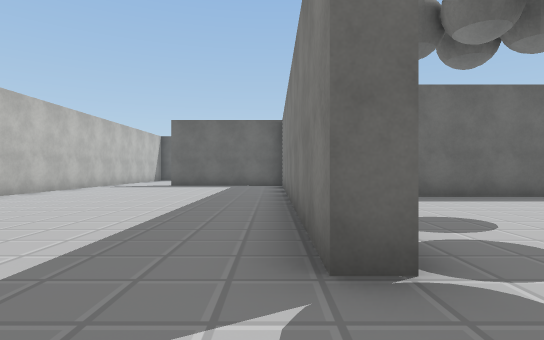
view 1 (above)

19 first-person views from a walk through a 3-D level made in the Unity game engine. The camera is 1.2 m above the floor, looks level and sees 80° across. The floor is counted in squares, 2 m on a side. Each view is taken from the middle of a square. On the plan, view 1 faces up. The plan holds only what a view shows up to about 10 squares ahead; the rest is blank. The player is left out. Some surface patterns are stand-ins.

view 2
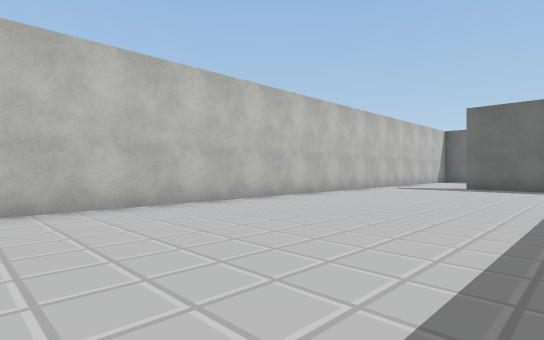

view 3
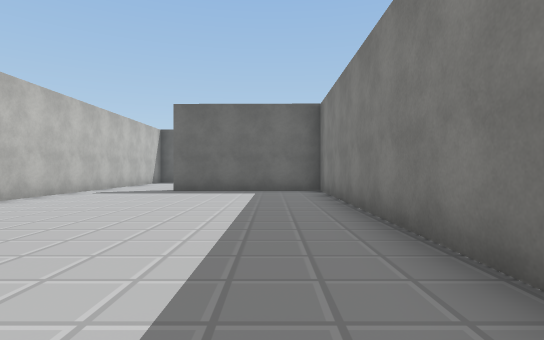

view 4
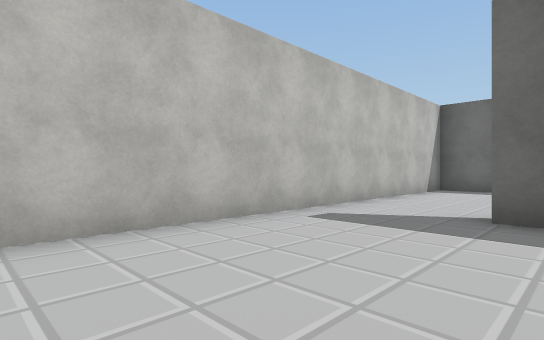

view 5
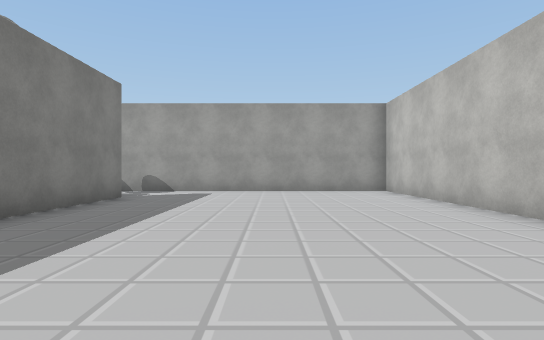

view 6
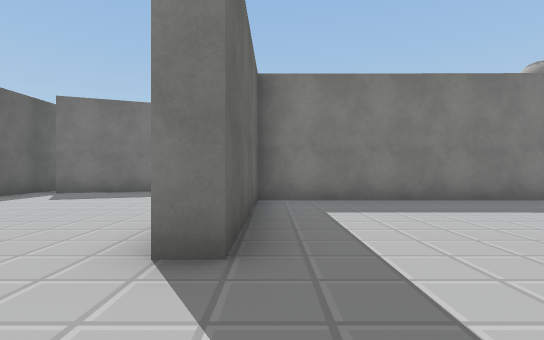

view 7
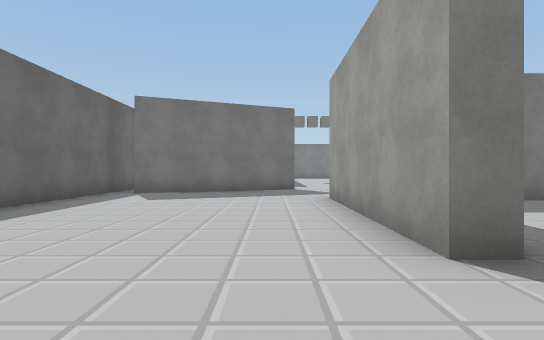

view 8
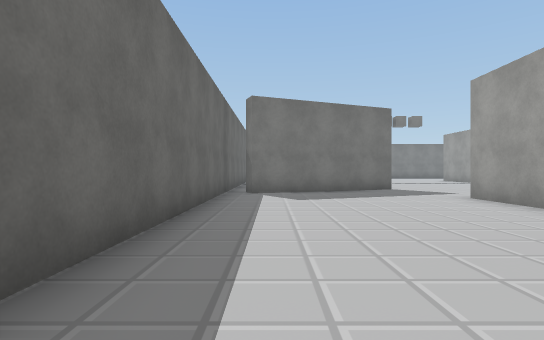

view 9
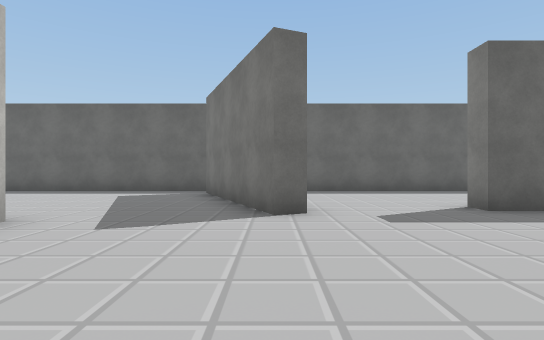

view 10
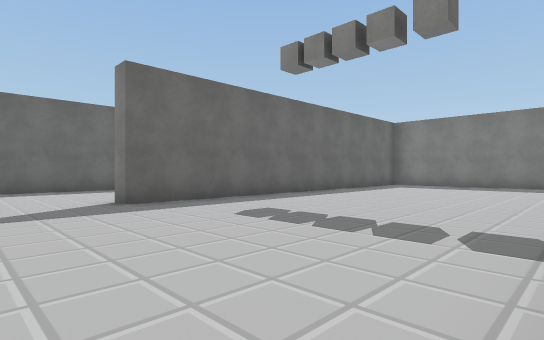

view 11
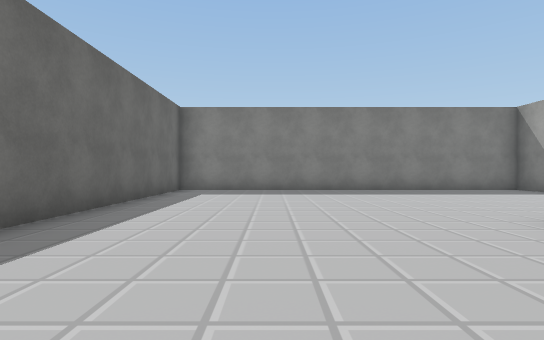

view 12
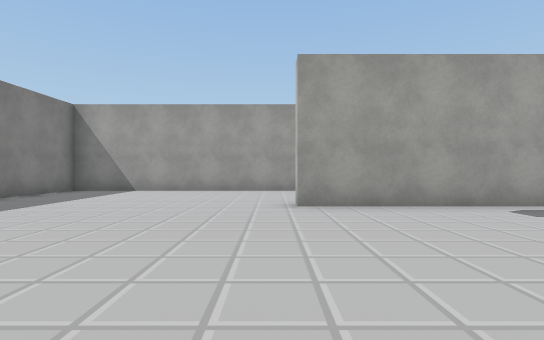

view 13
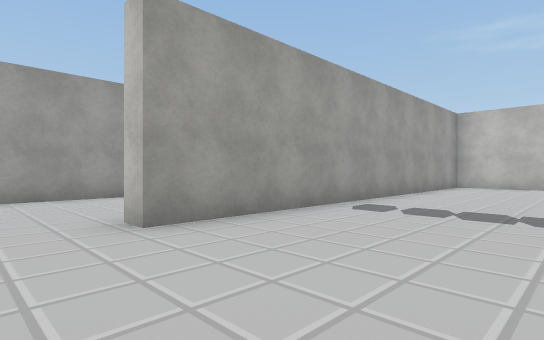

view 14
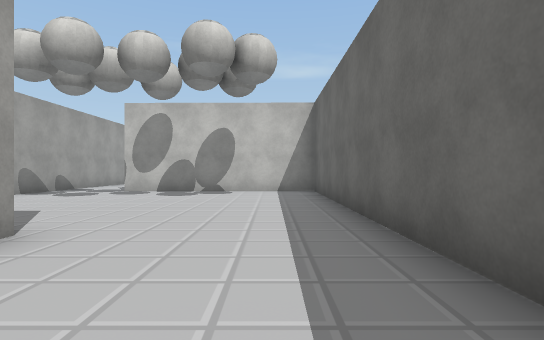

view 15
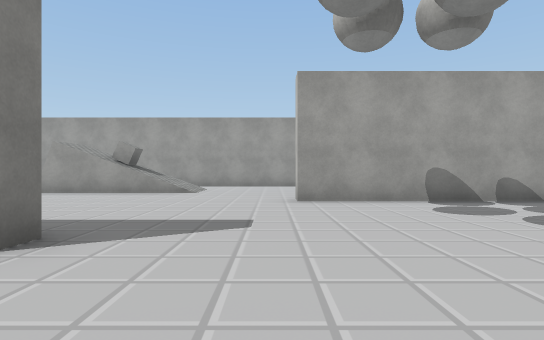

view 16
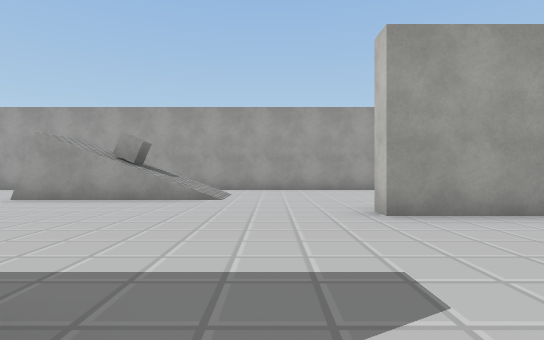

view 17
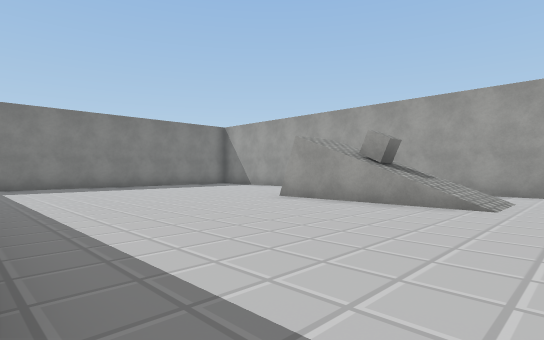

view 18
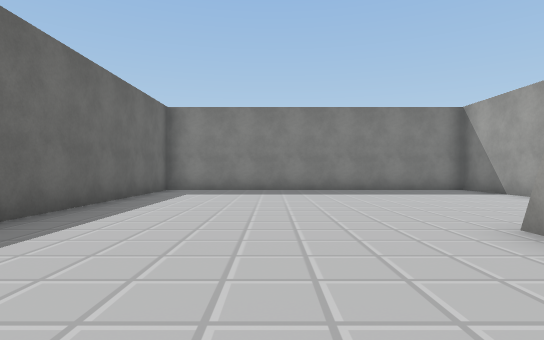

view 19
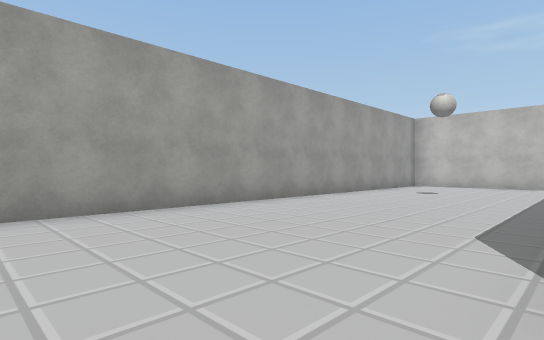

### Floor plan
Points are (right, up) in squares from view 1. A wall is a line through its corners. A room is listed if a view was taken in it or the views show most of it. See-through windows are left out.
Room 1 (views 1, 2, 3, 4, 5, 6, 7, 8)
walls: (4, 13.3) (2.3, 17.5) (2.7, 17.7); (0.8, 1.8) (0.3, 1.8) (0.4, 12.3) (-3.8, 12.3) (-3.8, 12.8) (0.9, 12.8); (3.4, 18.2) (-6.2, 18.2) (-6.2, -0.2) (0.5, -0.2)
ways out: opening at (0, 0.5) to room 2; opening at (2.5, 13.5) to room 2; opening at (3, 18) to room 2
Room 2 (views 9, 10, 11, 12, 13, 14, 15, 16, 17, 18, 19)
walls: (7, 3.1) (7, 3.6); (8.6, 7.2) (0.9, 7.2) (0.8, 1.8); (10.2, 3.6) (17.7, 3.6) (17.7, 13.8) (7, 13.8) (7, 14.2); (2.1, 7.7) (11.6, 7.7) (11.6, 7.1); (10.6, -2.5) (11.1, -2.5); (0.9, 9.9) (0.9, 8.9); (0.5, -0.2) (4.5, -0.2) (4.5, -0.8); (4.5, 13.5) (4, 13.3); (13.4, -5.7) (17.7, -5.7) (17.7, 3.1) (11.6, 3.1); (9.6, 18.2) (3.4, 18.2); (-3.5, -5.7) (10, -5.7); (-6.2, -2) (-6.2, -2.9)
ways out: opening at (0, 0.5) to room 1; opening at (2.5, 13.5) to room 1; opening at (3, 18) to room 1
objects: other object (9, -3)

Where each view was taken, in squares from view 1:
view 1: 0 up, 0 right, facing up
view 2: 1 up, 1 left, facing up-left
view 3: 3 up, 1 left, facing up
view 4: 8 up, 3 left, facing up-left
view 5: 9 up, 3 left, facing down
view 6: 12 up, 6 left, facing right
view 7: 14 up, 6 left, facing right
view 8: 17 up, 6 left, facing right
view 9: 9 up, 4 right, facing up
view 10: 8 up, 5 right, facing up-right
view 11: 11 up, 8 right, facing right
view 12: 13 up, 12 right, facing down
view 13: 11 up, 13 right, facing down-left
view 14: 6 up, 10 right, facing left
view 15: 6 up, 5 right, facing down
view 16: 4 up, 6 right, facing down
view 17: 3 up, 6 right, facing down-right
view 18: 0 up, 8 right, facing right
view 19: 1 down, 6 right, facing down-left
